Frame 1 (no input): blank canvas, image omitted
Frame 60 (the mouse pressed at the canvas centre just before this capture): blank canvas, image omitted
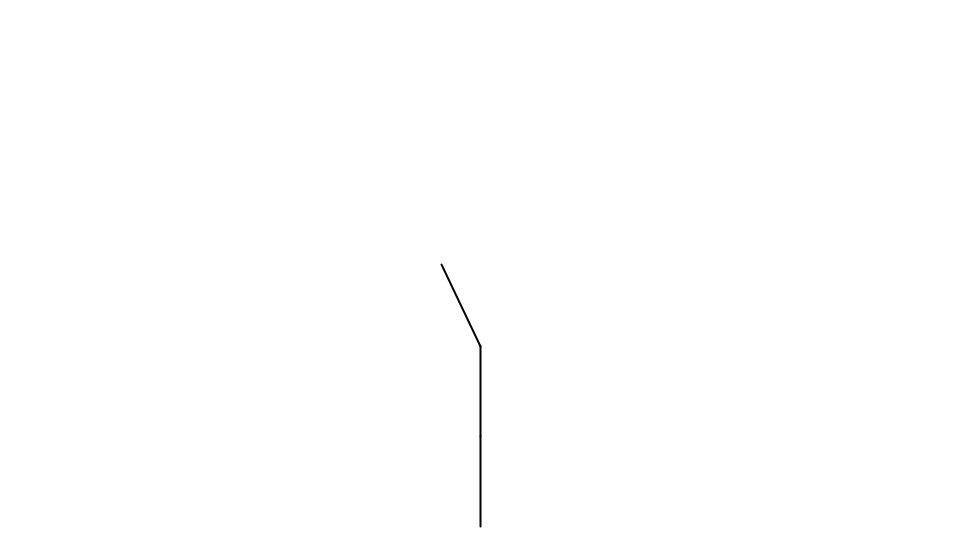
Frame 120 (the mouse held since frame 60 and released just before this capture)

The Processing sketch whose frames 1 and 60 were blank and that drew this single picture after the mouse press (run headless with seeded random() and noise(); from frame 60 on, the mouse is pressed at the canvas centre):

// Processing sketch: L_System
// ── L_System.pde
System L;

void setup() {
  size(960, 540);
  L = new System(3);
  L.str = L.axiom;
}

void draw() {
  background(255);
  stroke(0);
  strokeWeight(2);

  translate(width/2, height-14);
  rotate(PI);

  for (int i = 0; i < L.str.length(); i++) {
    switch(L.str.charAt(i)) {
    case 'A':
      line(0, 0, 0, L.len);
      translate(0, L.len);
      break;
    case 'B':
      line(0, 0, 0, L.len);
      translate(0, L.len);
      break;
    case '+':
      rotate(L.angle);
      break;
    case '-':
      rotate(-L.angle);
      break;
    case '[':
      push();
      break;
    case ']':
      pop();
      break;
    }
  }
}

void mousePressed() {
  String newstr = "";
  boolean replaced;
  for (int i = 0; i < L.str.length(); i++) {
    replaced = false;
    for (char rule : L.rules.keySet()) {
      if (L.str.charAt(i) == rule) {
        newstr += L.rules.get(rule);
        replaced = true;
      }
    }
    if (!replaced) {
      newstr += L.str.charAt(i);
    }
  }
  L.str = newstr;
  L.len *= L.factor;
}

// ── System.pde
import java.util.*;

class System {
  int choice;
  String axiom;
  Hashtable<Character, String> rules;
  String str;
  float len;
  float angle;
  float factor;

  System(int choice) {
    str = "";
    rules = new Hashtable<Character, String>();
    switch(choice) {
    case 1:
      axiom = "B";
      rules.put('B', "A[-B]+B");
      rules.put('A', "AA");
      len = 512;
      angle = PI/4;
      factor = 1.0/2.0;
      break;
    case 2:
      axiom = "B-A-A";
      rules.put('B', "B-A+B+A-B");
      rules.put('A', "AA");
      len = 512;
      angle = 2*PI/3;
      factor = 1.0/2.0;
      break;
    case 3:
      axiom = "X";
      rules.put('X', "A+[[X]-X]-A[-AX]+X");
      rules.put('A', "AA");
      len = 180;
      angle = 5*PI/36;
      factor = 1.0/2.0;
      break;
    }
  }
}
